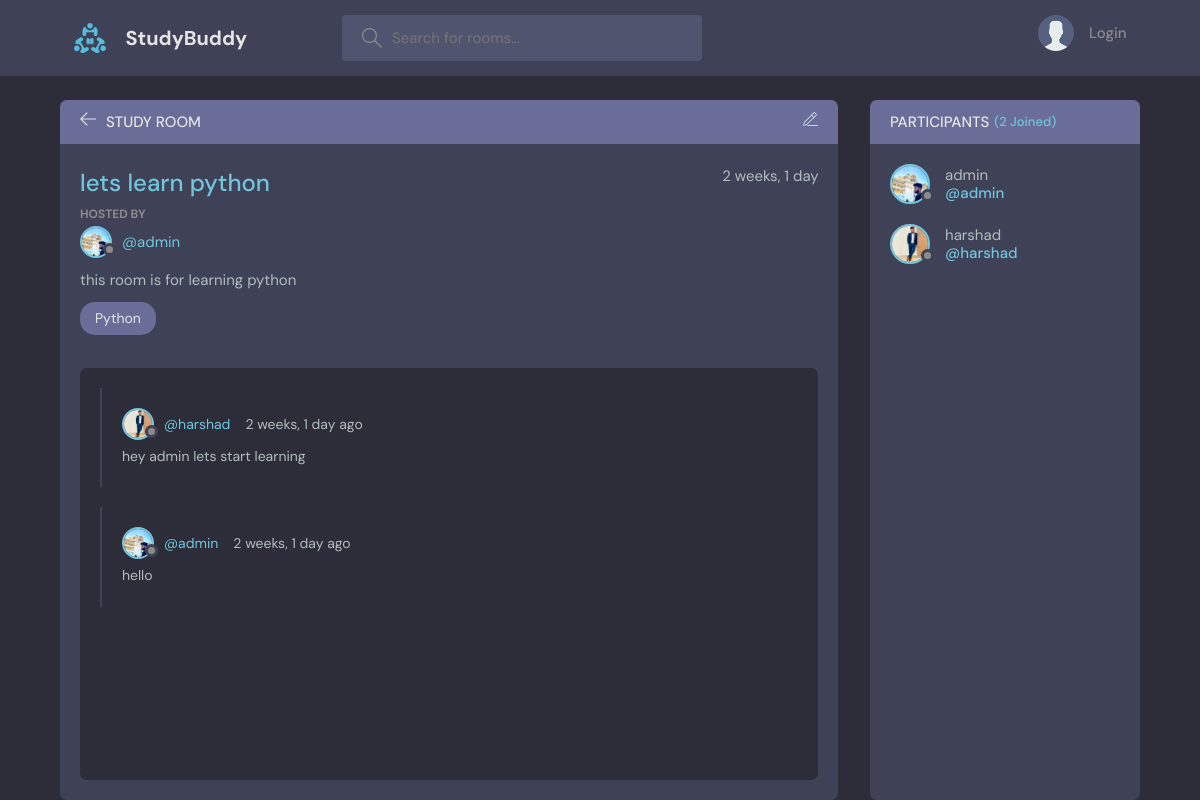
The app's page /room_page/1/ with its own data.
### base/models.py (models this page shows, shortened)
class Room(models.Model):
    host = models.ForeignKey(User,on_delete=models.SET_NULL,null=True)
    topic = models.ForeignKey(Topic,on_delete=models.SET_NULL,null=True)
    name = models.CharField(max_length=200)
    description = models.TextField(null=True,blank=True)
    participants = models.ManyToManyField(User,related_name="participants",blank=True)
    updated = models.DateTimeField(auto_now=True)
    created = models.DateTimeField(auto_now_add=True)
    class Meta:
        ordering = ["-updated","-created"]

class User(AbstractUser):
    bio = models.TextField(null=True)
    avatar = models.ImageField(null=True,default="avatar.svg")

class Topic(models.Model):
    name = models.CharField(max_length=200)
    def __str__(self) -> str:
        return self.name

class Message(models.Model):
    user = models.ForeignKey(User,on_delete=models.CASCADE)
    room = models.ForeignKey(Room,on_delete=models.CASCADE)
    body = models.TextField()
    updated = models.DateTimeField(auto_now=True)
    created = models.DateTimeField(auto_now_add=True)
    class Meta:
        ordering = ["-updated","-created"]

### base/views.py (the view, shortened to what this page needs)
# urls.py: path('room_page/<str:pk>/',views.room,name="room"),
def room(request,pk):
    room = Room.objects.get(id=pk)
    room_messages = room.message_set.all()
    participants = room.participants.all()
    context = {"participants":participants,"room": room ,"room_messages":room_messages}
    return render(request,"base/room.html",context)

### base/templates/base/room.html (shortened to what this page needs)
{% extends 'main.html'%}
{% block content %}
    <main class="profile-page layout layout--2">
      <div class="container">
        <div class="room">
          <div class="room__top">
            <div class="room__topLeft">
              <a href="{% url 'home' %}">
                <svg version="1.1" xmlns="http://www.w3.org/2000/svg" width="32" height="32" viewBox="0 0 32 32">
                  <title>arrow-left</title>
                  <path
                    d="M13.723 2.286l-13.723 13.714 13.719 13.714 1.616-1.611-10.96-10.96h27.625v-2.286h-27.625l10.965-10.965-1.616-1.607z"
                  ></path>
                </svg>
              </a>
              <h3>Study Room</h3>
            </div>
            <div class="room__topRight">
              <a href="{% url 'update_room' room.id %}">
              </a>
            </div>
          </div>
          <div class="room__box scroll">
            <div class="room__header scroll">
              <div class="room__info">
                <h3>{{ room.name }}</h3>
                <span>{{ room.created | timesince }}</span>
              </div>
              <div class="room__hosted">
                <p>Hosted By</p>
                <a href="{% url 'user_profile' room.host.id %}" class="room__author">
                  <div class="avatar avatar--small">
                    <img src="{{ room.host.avatar.url }}" />
                  </div>
                  <span>@{{ room.host.username }}</span>
                </a>
              </div>
              <div class="room__details">
                {{ room.description }}
              </div>
              <span class="room__topics">{{ room.topic }}</span>
            </div>
            <div class="room__conversation">
              <div class="threads scroll">
                {% for room_message in room_messages %}
                <div class="thread">
                  <div class="thread__top">
                    <div class="thread__author">
                      <a href="{% url 'user_profile' room_message.user.id %}" class="thread__authorInfo">
                        <div class="avatar avatar--small">
                          <img src="{{ room_message.user.avatar.url }}" />
                        </div>
                        <span>@{{ room_message.user }}</span>
                      </a>
                      <span class="thread__date">{{ room_message.created | timesince }} ago</span>
                    </div>
                  </div>
                  <div class="thread__details">
                    {{ room_message.body }}
                  </div>
                </div>
                {% endfor %}
              </div>
            </div>
          </div>
        </div>
        <div class="participants">
          <h3 class="participants__top">Participants <span>({{ participants.count}} Joined)</span></h3>
          <div class="participants__list scroll">
            {% for participant in participants %}
            <a href="profile.html" class="participant">
              <div class="avatar avatar--medium">
                <img src="{{ participant.avatar.url }}" />
              </div>
              <p>
                {{ participant.username }}
                <span>@{{ participant.username }}</span>
              </p>
            </a>
            {% endfor %}
          </div>
        </div>
      </div>
    </main>
    {% endblock content %}

### records on screen
Room: name "lets learn python", created "2 weeks, 1 day", host.avatar (picture), host.username "admin", description "this room is for learning python", topic "Python"
Message: user.avatar (picture), user "harshad", created "2 weeks, 1 day", body "hey admin lets start learning"
Message: user.avatar (picture), user "admin", created "2 weeks, 1 day", body "hello"
User: avatar (picture), username "admin"
User: avatar (picture), username "harshad"

### other values on screen
{{ participants.count }} "2"
